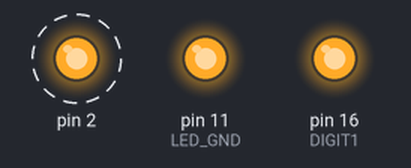
A sketch run on a simulated Arduino Uno, built with avr-gcc and run on an emulated ATmega328P. Shown: output pins drawn as LEDs (lit = HIGH). Dashed ring = blinking.

Above: at 0.5 s.
Timing chart, 0 to 4.6 s (numbered marks = the images above):
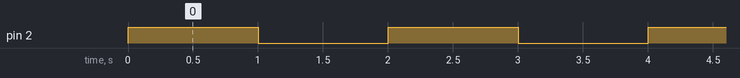

The sketch:

TestDuino.ino
```cpp
#include <Arduino.h>

const uint8_t LED_GND = 11;
const uint8_t SSD_GND = 12;
const uint8_t DIGIT1 = 16;

void setup() {
    // Initiate Serial communication
    // at a baud rate of 9600
    Serial.begin(9600);

    pinMode(LED_GND, OUTPUT);
    pinMode(SSD_GND, OUTPUT);
    pinMode(DIGIT1, OUTPUT);

    digitalWrite(LED_GND, HIGH);
    digitalWrite(SSD_GND, LOW);
    digitalWrite(DIGIT1, HIGH);

    pinMode(2, OUTPUT);
}

void loop() {
    // Blink the LED_BUILTIN every second
    blink();
}

void blink() {
    digitalWrite(2, HIGH);
    delay(1000);
    digitalWrite(2, LOW);
    delay(1000);
}
```

Measured:
- by itself, pin 2: alternates HIGH for 1.0 s and LOW for 1.0 s
